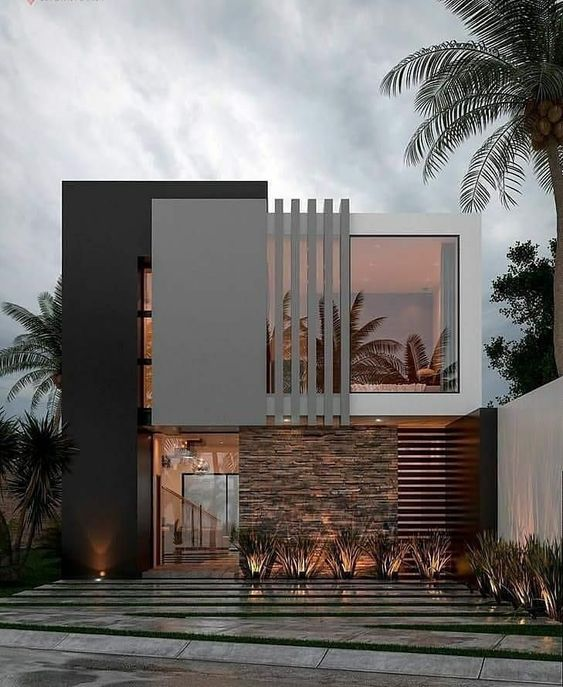
#> input picture images/fachada.jpg, 563 x 687 px
$ python Rotacionar270.py images/fachada.jpg out.png
#> lines starting #> are read from the running program, lines starting #| are printed output that depends on the picture
from PIL import Image
import sys

if __name__ == "__main__":
  print(f'Argumentos: {len(sys.argv)}')
  for i, arg in enumerate(sys.argv):
    print(f"argumentos:{i}: {arg}")

img= Image.open(sys.argv[1])
#> img is the input picture: PIL image 563x687 RGB; mean R, G, B 115, 111.2, 108.9

rotaciona = img.transpose(Image.ROTATE_270)
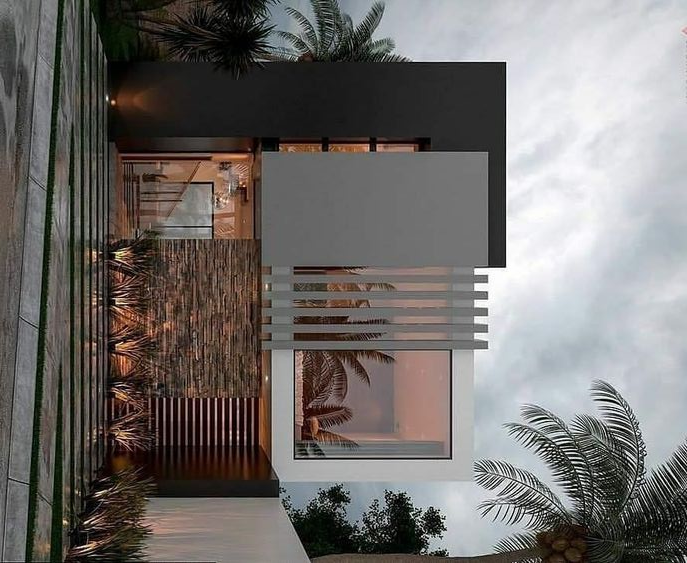
#> rotaciona: PIL image 687x563 RGB; mean R, G, B 115, 111.2, 108.9

rotaciona.save(sys.argv[2])
